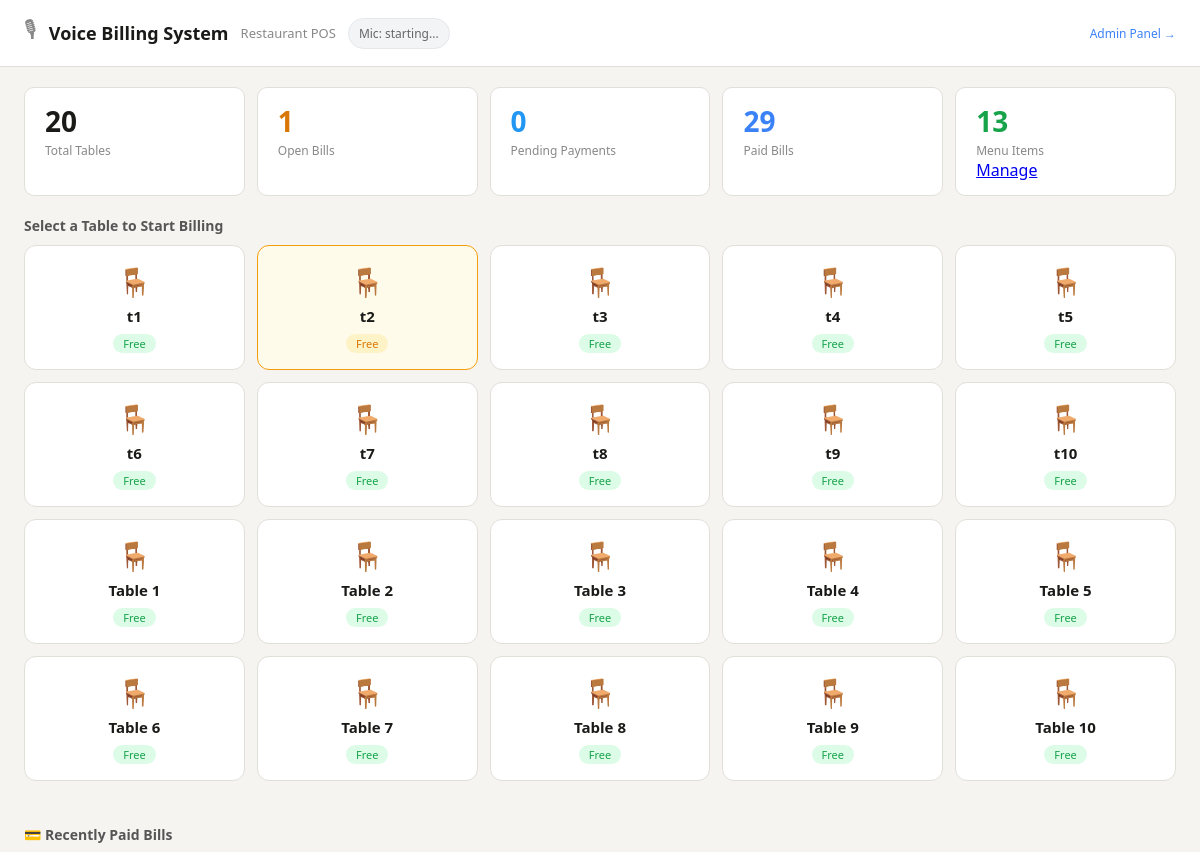
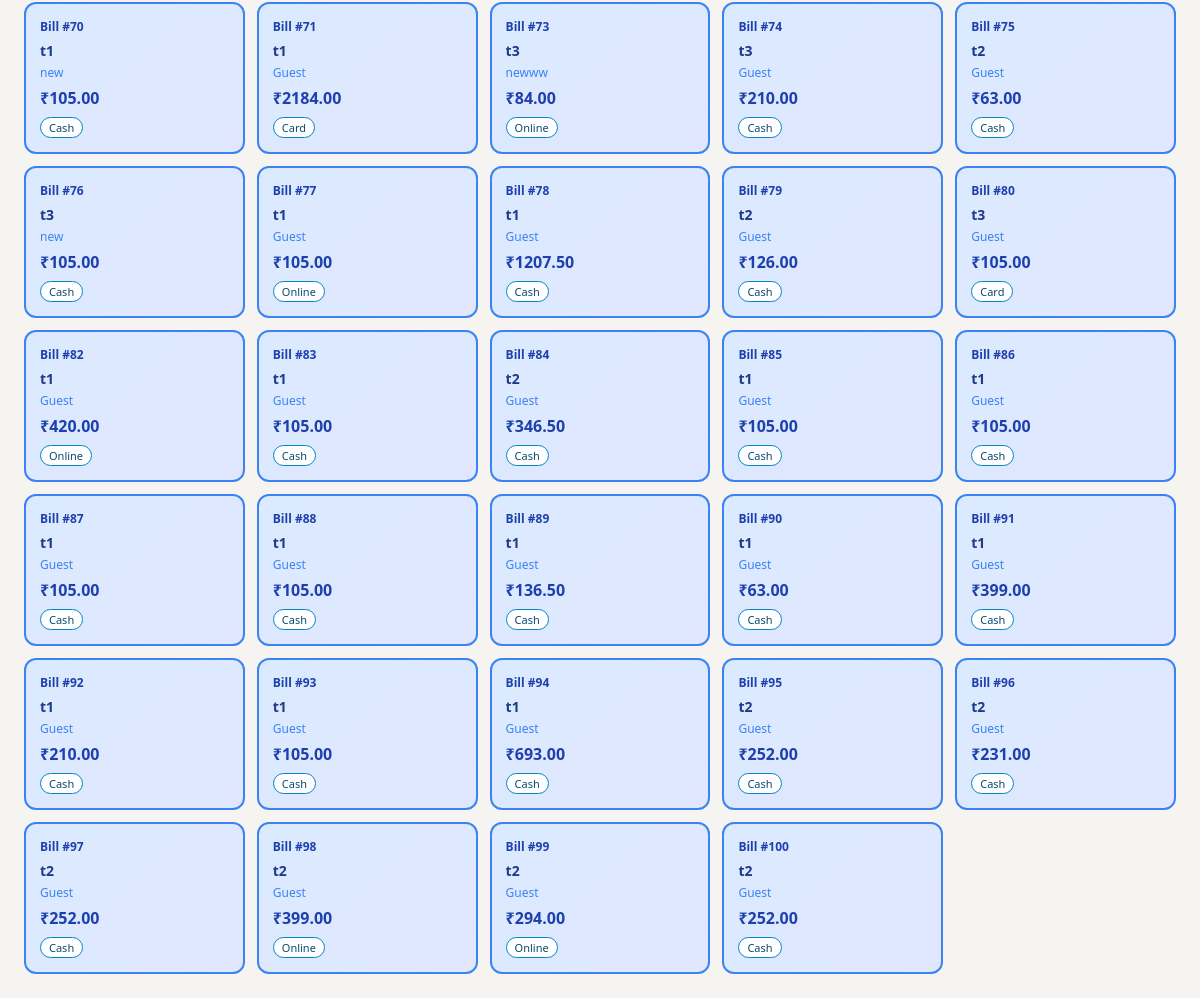
The app's page /, older data (2 pictures, top to bottom).
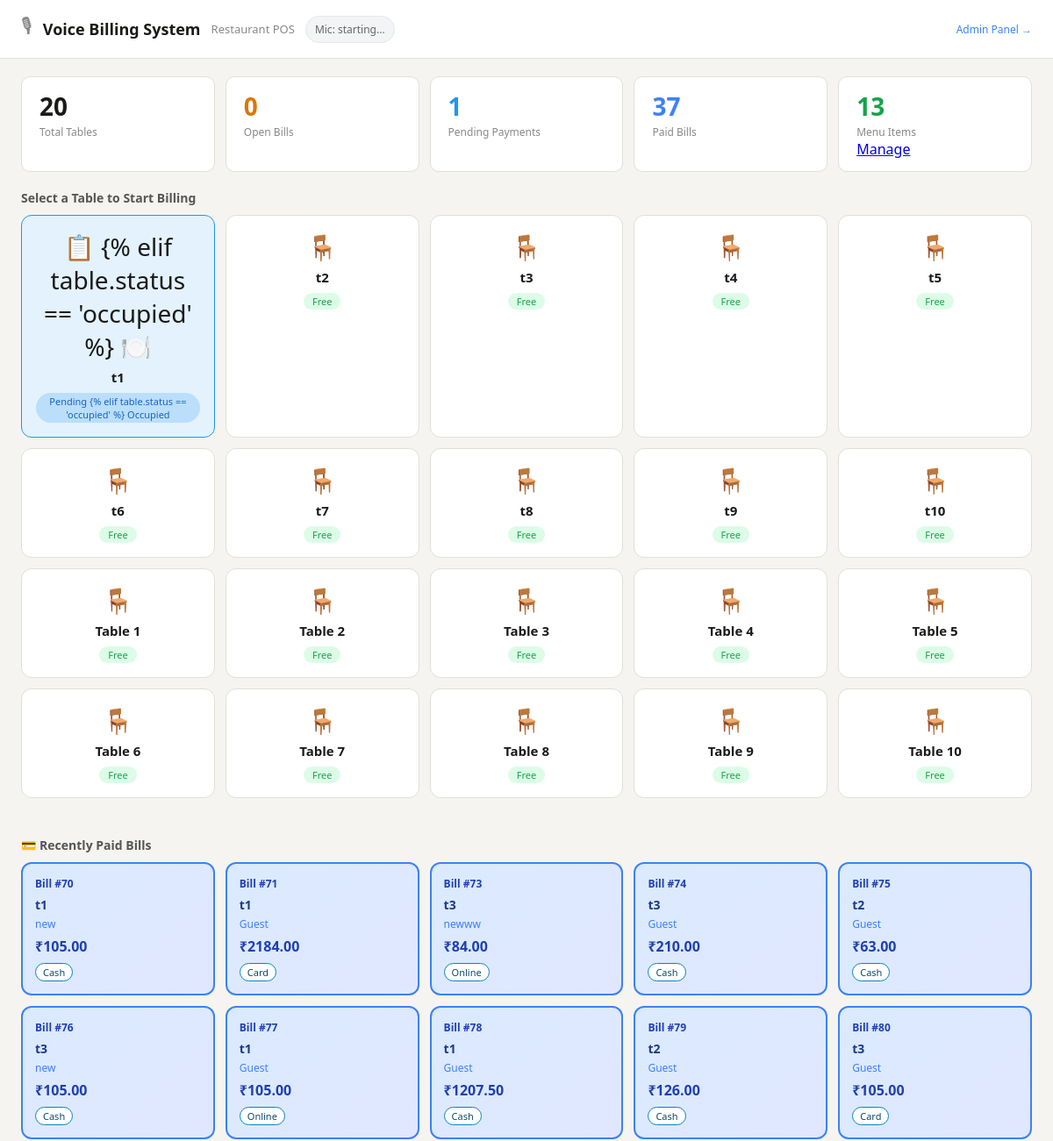
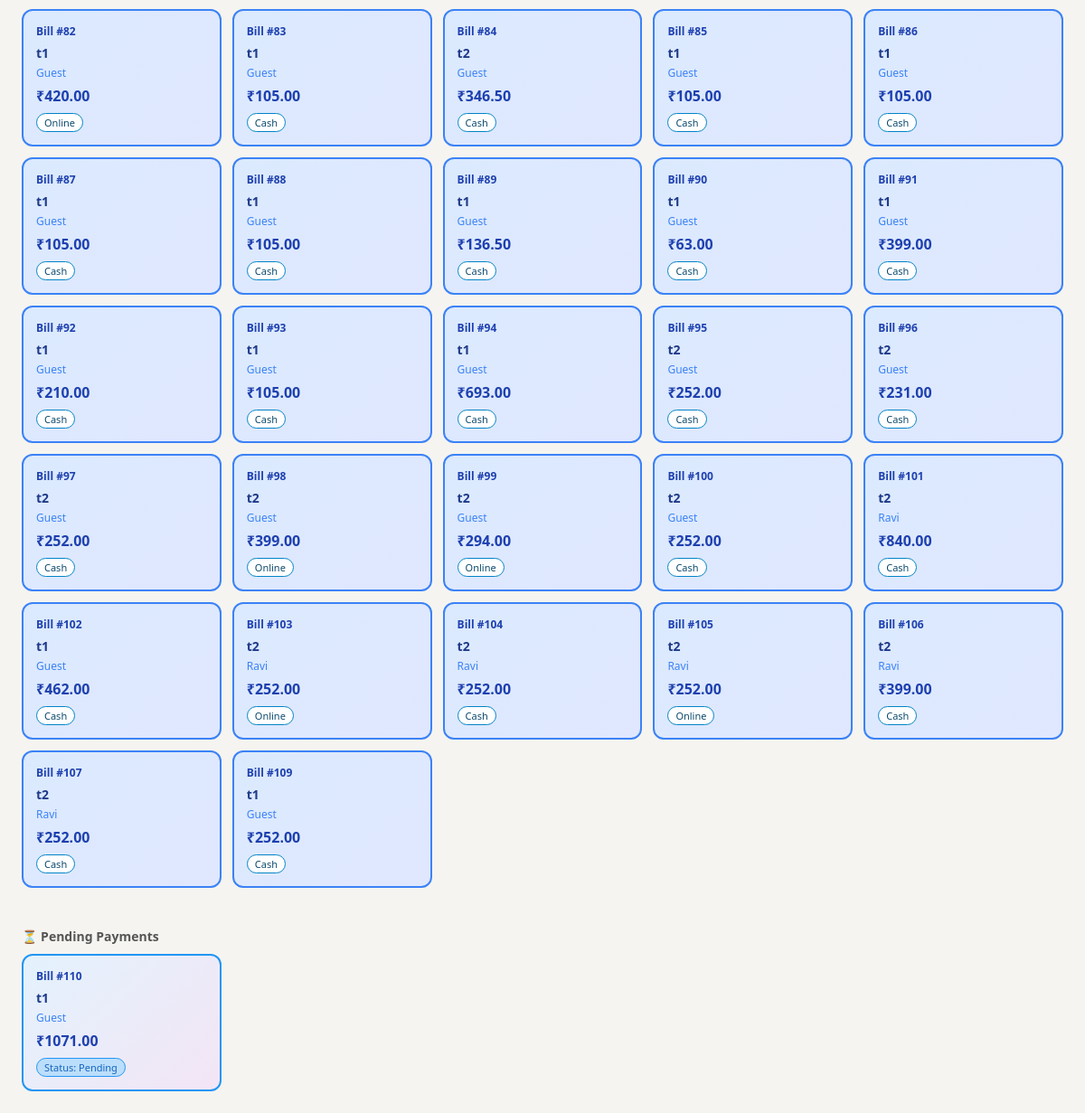
The same page, newer data (2 pictures, top to bottom).
### billing/models.py (models this page shows, shortened)
class Table(models.Model):
    STATUS_CHOICES = [
        ('free', 'Free'),
        ('occupied', 'Occupied'),
    ]
    name = models.CharField(max_length=20)  # e.g. "Table 1"
    status = models.CharField(max_length=10, choices=STATUS_CHOICES, default='free')

class Bill(models.Model):
    STATUS_CHOICES = [
        ('open', 'Open'),
        ('pending', 'Pending Payment'),
        ('paid', 'Paid'),
        ('cancelled', 'Cancelled'),
    ]
    PAYMENT_CHOICES = [
        ('cash', 'Cash'),
        ('online', 'Online'),
        ('card', 'Card'),
    ]
    table = models.ForeignKey(Table, on_delete=models.SET_NULL, null=True)
    customer = models.ForeignKey(Customer, on_delete=models.SET_NULL, null=True, blank=True)
    customer_name = models.CharField(max_length=100, default='Guest')
    items = models.JSONField(default=list)   # list of {item_id, name, qty, price, subtotal}
    subtotal = models.DecimalField(max_digits=10, decimal_places=2, default=0)
    gst_amount = models.DecimalField(max_digits=10, decimal_places=2, default=0)
    total = models.DecimalField(max_digits=10, decimal_places=2, default=0)
    discount_amount = models.DecimalField(max_digits=10, decimal_places=2, default=0)
    status = models.CharField(max_length=10, choices=STATUS_CHOICES, default='open')
    payment_method = models.CharField(max_length=10, choices=PAYMENT_CHOICES, null=True, blank=True)
    created_at = models.DateTimeField(auto_now_add=True)
    updated_at = models.DateTimeField(auto_now=True)
    GST_RATE = 0.05

### billing/views.py (the view)
# urls.py: path('', views.dashboard, name='dashboard'),
def dashboard(request):
    tables = Table.objects.all()
    for table in tables:
        has_open_bill = Bill.objects.filter(table=table, status='open').exclude(items=[]).exists()
        has_pending_bill = Bill.objects.filter(table=table, status='pending').exists()
        if table.status == 'occupied' and not has_open_bill and not has_pending_bill:
            table.status = 'free'
            table.save()
        elif table.status == 'free' and (has_open_bill or has_pending_bill):
            table.status = 'occupied'
            table.save()
    open_bills = Bill.objects.filter(status='open').exclude(items=[]).count()
    pending_bills = Bill.objects.filter(status='pending')
    paid_bills = Bill.objects.filter(status='paid')
    total_menu = MenuItem.objects.filter(is_available=True).count()
    pending_table_ids = list(pending_bills.values_list('table_id', flat=True).distinct())
    context = {
        'tables': Table.objects.all(),
        'open_bills': open_bills,
        'pending_bills': pending_bills,
        'pending_table_ids': pending_table_ids,
        'paid_bills': paid_bills,
        'total_menu': total_menu,
    }
    return render(request, 'billing/dashboard.html', context)

### billing/templates/billing/dashboard.html (shortened to what this page needs)
<!doctype html>
<html lang="en">
  <head>
  </head>
  <body>
    <header>
      <span style="font-size: 22px">🎙</span>
      <h1>Voice Billing System</h1>
      <span>Restaurant POS</span>
      <span id="voiceIndicator" class="voice-indicator">Mic: starting...</span>
      <a
        href="/admin-dashboard/"
        style="
          margin-left: auto;
          font-size: 12px;
          color: #3b82f6;
          text-decoration: none;
        "
        >Admin Panel →</a
      >
    </header>
    <div class="stats">
      <div class="stat">
        <div class="num">{{ tables.count }}</div>
        <div class="lbl">Total Tables</div>
      </div>
      <div class="stat">
        <div class="num" style="color: #d97706">{{ open_bills }}</div>
        <div class="lbl">Open Bills</div>
      </div>
      <div class="stat">
        <div class="num" style="color: #2196f3">{{ pending_bills.count }}</div>
        <div class="lbl">Pending Payments</div>
      </div>
      <div class="stat">
        <div class="num" style="color: #3b82f6">{{ paid_bills.count }}</div>
        <div class="lbl">Paid Bills</div>
      </div>
      <div class="stat">
        <div class="num" style="color: #16a34a">{{ total_menu }}</div>
        <div class="lbl">Menu Items</div>        <a href="{% url 'admin_dashboard' %}" class="btn btn-warning btn-sm mt-2">
             Manage
        </a>      </div>
    </div>
    <div class="section-title">Select a Table to Start Billing</div>
    <div class="table-grid">
      {% for table in tables %}
      <a
        href="{% url 'billing' table.id %}"
        class="table-card js-table-card {% if table.id in pending_table_ids %}pending{% elif table.status == 'occupied' %}occupied{% endif %}"
        data-table-id="{{ table.id }}"
      >
        <div class="mic-icon">
          {% if table.id in pending_table_ids %} 📋 {% elif table.status ==
          'occupied' %} 🍽️ {% else %} 🪑 {% endif %}
        </div>
        <div class="tname">{{ table.name }}</div>
        <span
          class="tstatus {% if table.id in pending_table_ids %}pending-badge{% elif table.status == 'occupied' %}occ-badge{% else %}free-badge{% endif %}"
        >
          {% if table.id in pending_table_ids %} Pending {% elif table.status ==
          'occupied' %} Occupied {% else %} Free {% endif %}
        </span>
      </a>
      {% endfor %}
    </div>
    {% if paid_bills %}
    <div class="section-title">💳 Recently Paid Bills</div>
    <div class="paid-bills-grid">
      {% for bill in paid_bills %}
      <div class="paid-bill-card">
        <div class="bill-number">Bill #{{ bill.id }}</div>
        <div class="bill-table">{{ bill.table.name }}</div>
        <div class="bill-name">{{ bill.customer_name }}</div>
        <div class="bill-total">₹{{ bill.total }}</div>
        <span class="bill-payment">
          {{ bill.payment_method|default:'Not Set'|capfirst }}
        </span>
      </div>
      {% endfor %}
    </div>
    {% endif %} {% if pending_bills %}
    <div class="section-title">⏳ Pending Payments</div>
    <div class="paid-bills-grid">
      {% for bill in pending_bills %}
      <div
        class="paid-bill-card"
        style="
          background: linear-gradient(135deg, #e3f2fd 0%, #f3e5f5 100%);
          border-color: #2196f3;
        "
      >
        <div class="bill-number">Bill #{{ bill.id }}</div>
        <div class="bill-table">{{ bill.table.name }}</div>
        <div class="bill-name">{{ bill.customer_name }}</div>
        <div class="bill-total">₹{{ bill.total }}</div>
        <span
          class="bill-payment"
          style="background: #bbdefb; border: 1px solid #2196f3; color: #1565c0"
        >
          Status: Pending
        </span>
      </div>
      {% endfor %}
    </div>
    {% endif %}
  </body>
</html>

Row changes from the older to the newer data that the page shows:
changed Table (number 1 of 20 on the later page): now shows "📋 {% elif table.status == 'occupied' %} 🍽️ Pending {% elif table.status == 'occupied' %} Occupied"; no longer shows "🪑 Free"
changed Table (number 2 of 20 on the later page): status "occupied" → "free" (drawn)
now on this page (row edited): Bill: id "101", table.name "t2", customer_name "Ravi", total "840.00", payment_method "Cash"
now on this page (row edited): Bill: id "102", table.name "t1", customer_name "Guest", total "462.00", payment_method "Cash"
added Bill: id "103", table.name "t2", customer_name "Ravi", total "252.00", payment_method "Online"
added Bill: id "104", table.name "t2", customer_name "Ravi", total "252.00", payment_method "Cash"
added Bill: id "105", table.name "t2", customer_name "Ravi", total "252.00", payment_method "Online"
added Bill: id "106", table.name "t2", customer_name "Ravi", total "399.00", payment_method "Cash"
added Bill: id "107", table.name "t2", customer_name "Ravi", total "252.00", payment_method "Cash"
added Bill: id "109", table.name "t1", customer_name "Guest", total "252.00", payment_method "Cash"
added Bill: id "110", table.name "t1", customer_name "Guest", total "1071.00"
Text that changed along with them:
{{ open_bills }}: "1" → "0"
{{ pending_bills.count }}: "0" → "1"
{{ paid_bills.count }}: "29" → "37"
text now shown: "⏳ Pending Payments"
